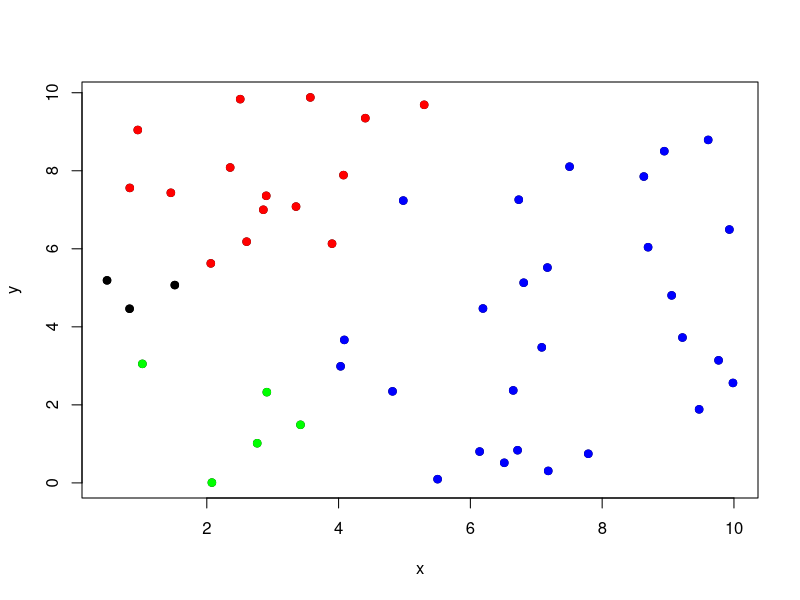

The R script that drew this image: (Note: this script raises an error after producing the figure.)


choseRandomCentroids <- function(points, numberOfCentroids) {
  randomX <- runif(numberOfCentroids, min(points[, 'x']), max(points[, 'x']))  
  randomY <- runif(numberOfCentroids, min(points[, 'y']), max(points[, 'y']))  
  
  matrix(c(randomX, randomY), ncol = 2)
}

# points: a set of (x,y) points
# return the central point of teh region limited by the points of the input.
computeCentralPoint <- function(points) {
  xCentral <- (min(points[, 'x']) + max(points[, 'x'])) /2
  yCentral <- (min(points[, 'y']) + max(points[, 'y'])) /2
  
  c(xCentral, yCentral)
}


# - clusters: is a data.frame with two columns: second column has the
#   index of a given point in 'points', and the first column has the
#   identifier for a cluster.
# - points : a set of (x, y) points
# - numberOfCentroids : number of centroids
# return - return the central point for each cluster 
chooseCentroids <- function(clusters, points, numberOfCentroids) {
  centroids <- data.frame()
  
  for (i in 1:numberOfCentroids) {
    filteredPointsIndexes <- which(clusters$centroidIndex == i)
    filteredDataSet <- points[filteredPointsIndexes,]
    
    newCentroid <- computeCentralPoint(filteredDataSet)
    centroids <- rbind(centroids, newCentroid)
  }
  
  centroids
}
computeDistanceBetweenPoints <- function (centroid, point) {
  sqrt((centroid[1]-point[1])^2 + (centroid[2]-point[2])^2)
}

computeDistanceForCentroids <- function(point, centroids) {
  distances <- c()
  
  for (i in 1:nrow(centroids)) {
    centroid <- centroids[i,]
    distance <- computeDistanceBetweenPoints(centroid, point)
    
    distances <- c(distances, distance)
  }
  
  distances
}


# this function receives an array like [1.2, 5.5, 0.4]
# this input means that the centroid-1 is within 1.2 for a point p,
# centroid-2 is within 5.5 for a point p, and centroid-3 is within 0.4 
# for a point p.
# then, this function will return 3, because 3 is the index (the number that identifies)
# the closest centroid
chooseIndexOfClosestCentroid <- function(centroidsDistances) {
  which(centroidsDistances %in% min(centroidsDistances))[1]
}



clustering <- function(data, centroids) {
  myCluster <- data.frame()
  
  for (i in 1:nrow(data)) {
    point <- data[i,]
    distances <- computeDistanceForCentroids(point, centroids)
    closestCentroidIndex <- chooseIndexOfClosestCentroid(distances)
    myCluster <- rbind(myCluster, c(closestCentroidIndex, i))
  }
  
  colnames(myCluster) <- c('centroidIndex', 'pointIndex')
  myCluster
}

# this function is awful. :(
areGroupsEqual <- function(group1, group2) {
  if (is.null(dim(group1))) {
    return(FALSE)
  }
  
  
  for (i in 1:nrow(group1)) {
    for (j in 1:ncol(group1[1,])) {
      if (group1[i,j] != group2[i,j]) {
        return(FALSE)
      }
    }
  }
  
  return(TRUE)
}
# plot the graphic on screen
doThePainting <- function(myCluster, randomPoints) {
  colorMap = c('red', 'green', 'blue', 'black', 'gray')
  
  for (i in 1:nrow(myCluster)) {
    index <- myCluster[i,2]
    points(randomPoints[index,1], randomPoints[index,2], col=colorMap[myCluster[i,1]], pch = 19)
  }
}


# this function executes k-means and plot each iteration on a graphic, 
# to visualize how it works.
#
# data: a set of (x,y) points
# numberOfCentroids : numberOfCentroids
# return the data clustered in 'numberOfCentroids' 
mykmeans <- function(data, numberOfCentroids) {
  groups <- NULL
  
  centroids <- choseRandomCentroids(data, numberOfCentroids)
  newGroups <- clustering(data, centroids)
  
  while (!areGroupsEqual(groups, newGroups)) {
    doThePainting(newGroups, data)
    Sys.sleep(1)
    groups <- newGroups
    centroids <- chooseCentroids(groups, data, numberOfCentroids)
    newGroups <- clustering(data, centroids)
  }
  
  groups
}

data <- matrix(runif(100, 0, 10), ncol = 2)
colnames(data) <- c('x', 'y')
plot(data)
centroidNumber <- 4
mykmeans(data, centroidNumber)

scaled <- scale(data)
w <- (nrow(scaled)-1)*sum(apply(scaled,2,var))

for (i in 2:15) w[i] <- sum(kmeans(scaled,centers=i)$withinss)
plot(1:15, w, type="b", xlab="Number of Clusters",
     ylab="Within groups sum of squares")
